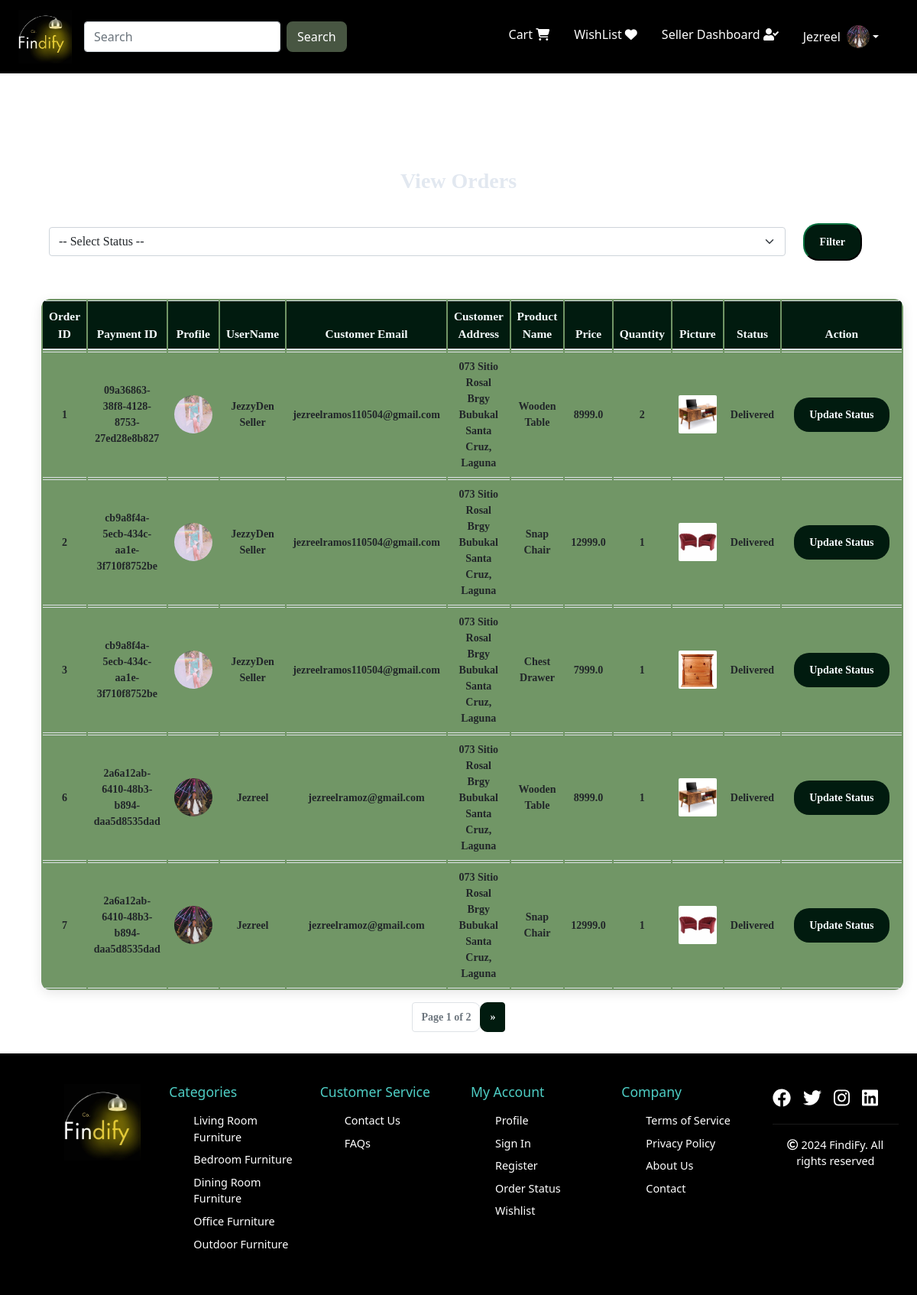
/view-orders (signed in), run on the app's committed database.
### website/models.py (models this page shows, shortened)
class Customer(db.Model, UserMixin):
    id = db.Column(db.Integer, primary_key=True)
    email = db.Column(db.String(100), unique=True)
    username = db.Column(db.String(100))
    password_hash = db.Column(db.String(150))
    is_verified = db.Column(db.Integer, default = 0)
    date_joined = db.Column(db.DateTime(), default=datetime.utcnow)
    seller_id = db.Column(db.Integer, db.ForeignKey('customer.id'), nullable=True)
    address = db.Column(db.String(200))
    bir_number = db.Column(db.Integer)
    valid_id = db.Column(db.String)
    google_id = db.Column(db.String(150))
    profile_picture = db.Column(db.String(120))
    phone_number = db.Column(db.Integer)
    reset_token = db.Column(db.String(100), nullable=True)
    reset_token_expiration = db.Column(db.DateTime, nullable=True)
    cart_items = db.relationship('Cart', backref=db.backref('customer', lazy=True))
    orders = db.relationship('Order', backref=db.backref('customer', lazy=True))
    @property
    def password(self):
        raise AttributeError('Password is not a readable Attribute')

class Order(db.Model):
    id = db.Column(db.Integer, primary_key=True)
    quantity = db.Column(db.Integer, nullable=False)
    price = db.Column(db.Float, nullable=False)
    status = db.Column(db.String(100), nullable=False)
    payment_id = db.Column(db.String(1000), nullable=False)
    customer_link = db.Column(db.Integer, db.ForeignKey('customer.id'), nullable=False)
    product_link = db.Column(db.Integer, db.ForeignKey('product.id'), nullable=False)
    order_date = db.Column(db.DateTime, default=datetime.utcnow)

class Product(db.Model):
    customer_id = db.Column(db.Integer, db.ForeignKey('customer.id'), nullable=False)
    seller_id = db.Column(db.Integer, db.ForeignKey('customer.id'), nullable=True)
    id = db.Column(db.Integer, primary_key=True)
    product_name = db.Column(db.String(100), nullable=False)
    current_price = db.Column(db.Float, nullable=False)
    previous_price = db.Column(db.Float, nullable=False)
    in_stock = db.Column(db.Integer, nullable=False)
    description = db.Column(db.String(200))
    product_picture = db.Column(db.String(1000), nullable=False)
    flash_sale = db.Column(db.Boolean, default=False)
    date_added = db.Column(db.DateTime, default=datetime.utcnow)
    category = db.Column(db.String)
    archived = db.Column(db.Integer, default=0)
    carts = db.relationship('Cart', backref=db.backref('product', lazy=True))
    orders = db.relationship('Order', backref=db.backref('product', lazy=True))

### website/admin.py (the view)
@admin.route('/view-orders', methods=['GET', 'POST'])
@login_required
def order_view():
    status = request.args.get('status')  # Get the status from the URL parameters
    page = request.args.get('page', 1, type=int)  # Get the page number from the URL (default to 1)
    if current_user.id == 1:
        if status:
            orders = Order.query.filter_by(status=status).paginate(page=page, per_page=5, error_out=False)
        else:
            orders = Order.query.paginate(page=page, per_page=5, error_out=False)
    else:
        query = db.session.query(Product.id).filter_by(customer_id=current_user.id)
        if status:
            orders = Order.query.filter(Order.product_link.in_(query), Order.status == status).paginate(page=page, per_page=5, error_out=False)
        else:
            orders = Order.query.filter(Order.product_link.in_(query)).paginate(page=page, per_page=5, error_out=False)
    return render_template('view_orders.html', orders=orders.items, pagination=orders)

### website/templates/view_orders.html (shortened to what this page needs)
{% extends 'base.html' %}
{% block body %}
<div class="container">
    <h3 style="color: #e2e8f0; font-family: 'Century Gothic'; font-size: 1.75rem; text-align: center; padding: 0.75rem 0; font-weight: bold;">View Orders</h3>
<form method="GET" action="{{ url_for('admin.order_view') }}" class="mb-3 search-form">
    <select name="status" class="form-select form-control-sleek">
        <option value="">-- Select Status --</option>
    </select>
    <button type="submit" class="btnb btnb-primary">Filter</button>
</form>
    <table class="table">
        <thead>
            <tr>
                <th scope="col">Order ID</th>
                <th scope="col">Payment ID</th>
                <th scope="col">Profile</th>
                <th scope="col">UserName</th>
                <th scope="col">Customer Email</th>
                <th scope="col">Customer Address</th>
                <th scope="col">Product Name</th>
                <th scope="col">Price</th>
                <th scope="col">Quantity</th>
                <th scope="col">Picture</th>
                <th scope="col">Status</th>
                <th scope="col">Action</th>
            </tr>
        </thead>
        <tbody>
            {% for order in orders %}
            <tr>
                <td>{{ order.id }}</td>
                <td>{{ order.payment_id }}</td>
                <td>
                    {% if order.customer.profile_picture %}
                    <div class="profile-img">
                        <img src="{{ url_for('auth.get_image', filename=order.customer.profile_picture) }}" alt="Profile Picture">
                    </div>
                    {% else %}
                    <div class="profile-img">
                        <span class="profile-initial">{{ order.customer.username[0]|upper }}</span>
                    </div>
                    {% endif %}
                </td>
                <td>{{ order.customer.username }}</td>
                <td>{{ order.customer.email }}</td>
                <td>{{ order.customer.address }}</td>
                <td>{{ order.product.product_name }}</td>
                <td>{{ order.price }}</td>
                <td>{{ order.quantity }}</td>
                <td><img src="{{ order.product.product_picture }}" alt="" style="height: 50px; width: 50px; border-radius: 2px;"></td>
                <td>{{ order.status }}</td>
                <td>
                    <a href="/update-order/{{ order.id }}" class="btnb btnb-primary">Update Status</a>
                </td>
            </tr>
            {% endfor %}
        </tbody>
    </table>
    <div class="pagination justify-content-center">
        <nav aria-label="Page navigation example">
            <ul class="pagination">
                <li class="page-item disabled">
                    <span class="page-link">Page {{ pagination.page }} of {{ pagination.pages }}</span>
                </li>
                {% if pagination.has_next %}
                <li class="page-item">
                    <a class="page-link" href="{{ url_for('admin.order_view', page=pagination.next_num) }}" aria-label="Next">
                        <span aria-hidden="true">&raquo;</span>
                    </a>
                </li>
                {% endif %}
            </ul>
        </nav>
    </div>
</div>
{% endblock %}

### website/templates/base.html (shortened to what this page needs)
<!DOCTYPE html>
<html lang="en">
<head>
    <link rel="stylesheet" href="https://cdnjs.cloudflare.com/ajax/libs/bootstrap-icons/1.10.5/font/bootstrap-icons.min.css" />
    <link rel="stylesheet" href="{{ url_for('static', filename='css/all.min.css') }}">
    <link rel="stylesheet" href="{{ url_for('static', filename='css/bootstrap.min.css') }}">
    <link rel="stylesheet" href="{{ url_for('static', filename='css/style.css') }}">
    <link rel="stylesheet" href="{{ url_for('static', filename='css/style1.css') }}">
</head>
<body>
    <nav class="navbar navbar-expand-lg">
        <div class="container-fluid">
            <a class="navbar-brand" href="/">
                <img src="../static/images/ap3.png" alt="Brand Logo" class="brand-image">
            </a>
            <div class="collapse navbar-collapse" id="navbarSupportedContent">
                <ul class="navbar-nav me-auto mb-2 mb-lg-0">
                    <form class="d-flex" role="search" action="/search" method="POST">
                        <input class="form-control me-2" name="search" type="search" placeholder="Search" aria-label="Search">
                        <button class="btn" type="submit">Search</button>
                    </form>
                </ul>
                <ul class="navbar-nav ms-auto mb-2 mb-lg-0">
                    <li class="nav-item mx-2" id="items">
                        <a class="nav-link text-grey" href="/cart" style="color: white;">
                            Cart
                            <i class="fa-solid fa-cart-shopping"></i>
                        </a>
                    </li>
                    <li class="nav-item mx-2" id="items">
                        <a class="nav-link text-grey" href="/wishlist" style="color: white;"> WishList <i class="fa-solid fa-heart"></i></a>
                    </li>
                    {% if current_user.is_verified == 1 %}
    <li class="nav-item mx-2" id="items">
        <a class="nav-link text-grey" href="/admin-page" style="color: white;"> Seller Dashboard <i class="fas fa-user-check"></i></a>
    </li>
{% endif %}
<li class="nav-item dropdown mx-2" id="items">
    <a class="nav-link dropdown-toggle text-grey d-flex align-items-center" href="#" id="profileDropdown" data-bs-toggle="dropdown" aria-haspopup="true" aria-expanded="false" style="color: white;">
        {% if current_user.is_authenticated %}
            <span>{{ current_user.username }}</span>
            {% if current_user.profile_picture %}
                <img src="{{ url_for('auth.get_image', filename=current_user.profile_picture) }}"
                     alt="Profile Image"
                     class="rounded-circle ms-2"
                     style="width: 30px; height: 30px; object-fit: cover;">
            {% endif %}
        {% else %}
            <span>Account</span> <i class="fa-solid fa-user ms-2"></i>
        {% endif %}
    </a>
</li>
                </ul>
            </div>
        </div>
    </nav>
    {% block body %}
    {% endblock %}
    <footer class="footer">
        <div class="footer-container">
            <div class="footer-section">
                <div class="footer-logo">
                    <img src="../static/images/ap3.png" alt="FindiFy Logo" style="width: 100px; height: 100px;" >
                </div>
            </div>
            <div class="footer-section">
                <h4>Categories</h4>
                <ul>
                    <li>
                        <form method="POST" action="{{ url_for('views.search') }}" style="display: inline;">
                            <a href="#" onclick="this.closest('form').submit(); return false;">Living Room Furniture</a>
                        </form>
                    </li>
                    <li>
                        <form method="POST" action="{{ url_for('views.search') }}" style="display: inline;">
                            <a href="#" onclick="this.closest('form').submit(); return false;">Bedroom Furniture</a>
                        </form>
                    </li>
                    <li>
                        <form method="POST" action="{{ url_for('views.search') }}" style="display: inline;">
                            <a href="#" onclick="this.closest('form').submit(); return false;">Dining Room Furniture</a>
                        </form>
                    </li>
                    <li>
                        <form method="POST" action="{{ url_for('views.search') }}" style="display: inline;">
                            <a href="#" onclick="this.closest('form').submit(); return false;">Office Furniture</a>
                        </form>
                    </li>
                    <li>
                        <form method="POST" action="{{ url_for('views.search') }}" style="display: inline;">
                            <a href="#" onclick="this.closest('form').submit(); return false;">Outdoor Furniture</a>
                        </form>
                    </li>
                </ul>
            </div>
            <div class="footer-section">
                <h4>Customer Service</h4>
                <ul>
                    <li><a href="/contact">Contact Us</a></li>
                    <li><a href="{{ url_for('views.faqs') }}">FAQs</a></li>
                </ul>
            </div>
            <div class="footer-section">
                <h4>My Account</h4>
                <ul>
                    <li><a href="/profile/{{ current_user.id }}">Profile</a></li>
                    <li><a href="/login">Sign In</a></li>
                    <li><a href="/sign-up">Register</a></li>
                    <li><a href="/orders">Order Status</a></li>
                    <li><a href="/wishlist">Wishlist</a></li>
                </ul>
            </div>
            <div class="footer-section">
                <h4>Company</h4>
                <ul>
                    <li><a href="{{ url_for('auth.terms') }}">Terms of Service</a></li>
                    <li><a href="{{ url_for('auth.policy') }}">Privacy Policy</a></li>
                    <li><a href="/aboutus">About Us</a></li>
                    <li><a href="/contact-us">Contact</a></li>
                </ul>
            </div>
            <div class="footer-section">
                <div class="social-media">
                    <a href="https://www.facebook.com/" aria-label="Facebook"><i class="fab fa-facebook"></i></a>
                    <a href="https://x.com/?mx=2" aria-label="Twitter"><i class="fab fa-twitter"></i></a>
                    <a href="https://www.instagram.com/" aria-label="Instagram"><i class="fab fa-instagram"></i></a>
                    <a href="https://www.linkedin.com/" aria-label="LinkedIn"><i class="fab fa-linkedin"></i></a>
                </div>
            <div class="copyright">
                <span><i class="far fa-copyright"></i></span> 2024 FindiFy. All rights reserved
            </div>
        </div>
    </footer>
<link href="https://stackpath.bootstrapcdn.com/bootstrap/5.1.3/css/bootstrap.min.css" rel="stylesheet">
</body>
</html>

### data on the page
Customer: username "Jezreel", profile_picture (picture)
Order: id "1", payment_id "09a36863-38f8-4128-8753-27ed28e8b827", profile_picture (picture), customer.username "JezzyDen Seller", customer.email "jezreelramos110504@gmail.com", customer.address "073 Sitio Rosal Brgy Bubukal Santa Cruz, Laguna", product.product_name "Wooden Table", price "8999.0", quantity "2", status "Delivered"
Order: id "2", payment_id "cb9a8f4a-5ecb-434c-aa1e-3f710f8752be", profile_picture (picture), customer.username "JezzyDen Seller", customer.email "jezreelramos110504@gmail.com", customer.address "073 Sitio Rosal Brgy Bubukal Santa Cruz, Laguna", product.product_name "Snap Chair", price "12999.0", quantity "1", status "Delivered"
Order: id "3", payment_id "cb9a8f4a-5ecb-434c-aa1e-3f710f8752be", profile_picture (picture), customer.username "JezzyDen Seller", customer.email "jezreelramos110504@gmail.com", customer.address "073 Sitio Rosal Brgy Bubukal Santa Cruz, Laguna", product.product_name "Chest Drawer", price "7999.0", quantity "1", shows a picture, status "Delivered"
Order: id "6", payment_id "2a6a12ab-6410-48b3-b894-daa5d8535dad", profile_picture (picture), customer.username "Jezreel", customer.email "jezreelramoz@gmail.com", customer.address "073 Sitio Rosal Brgy Bubukal Santa Cruz, Laguna", product.product_name "Wooden Table", price "8999.0", quantity "1", status "Delivered"
Order: id "7", payment_id "2a6a12ab-6410-48b3-b894-daa5d8535dad", profile_picture (picture), customer.username "Jezreel", customer.email "jezreelramoz@gmail.com", customer.address "073 Sitio Rosal Brgy Bubukal Santa Cruz, Laguna", product.product_name "Snap Chair", price "12999.0", quantity "1", status "Delivered"

### other printed values
{{ pagination.page }} "1"
{{ pagination.pages }} "2"
